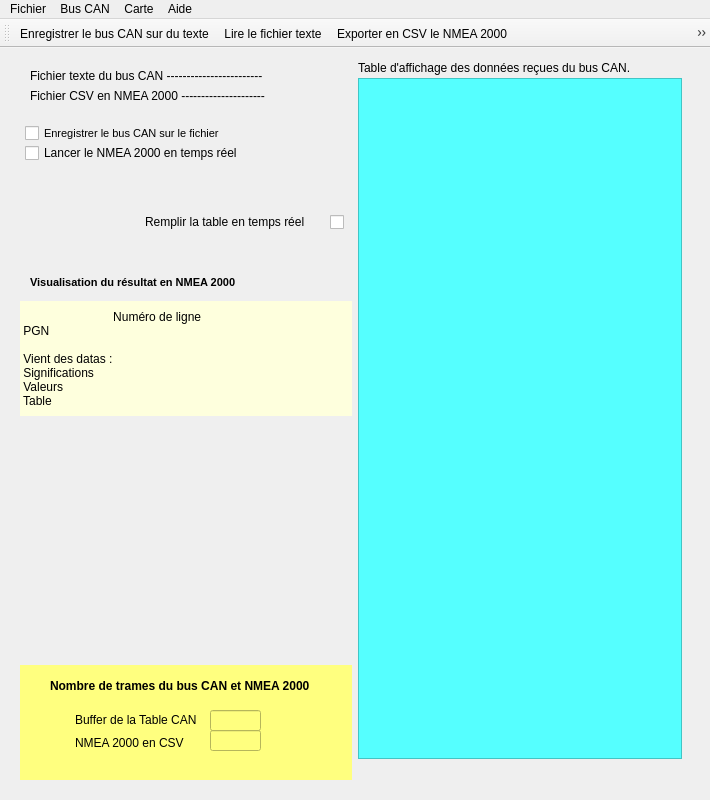
<?xml version="1.0" encoding="UTF-8"?>
<ui version="4.0">
 <author>Alain malvoisin</author>
 <class>MainWindow</class>
 <widget class="QMainWindow" name="MainWindow">
  <property name="geometry">
   <rect>
    <x>0</x>
    <y>0</y>
    <width>710</width>
    <height>800</height>
   </rect>
  </property>
  <property name="minimumSize">
   <size>
    <width>710</width>
    <height>0</height>
   </size>
  </property>
  <property name="maximumSize">
   <size>
    <width>850</width>
    <height>16777215</height>
   </size>
  </property>
  <property name="windowTitle">
   <string>CAN bus et NMEA 2000 en temps réél</string>
  </property>
  <property name="windowIcon">
   <iconset>
    <selectedon>:/icones/ps2.png</selectedon>
   </iconset>
  </property>
  <widget class="QWidget" name="centralwidget">
   <layout class="QGridLayout" name="gridLayout">
    <property name="leftMargin">
     <number>20</number>
    </property>
    <property name="topMargin">
     <number>10</number>
    </property>
    <property name="rightMargin">
     <number>20</number>
    </property>
    <property name="bottomMargin">
     <number>20</number>
    </property>
    <item row="0" column="0" colspan="2">
     <widget class="QWidget" name="widget_5" native="true">
      <widget class="QLabel" name="lab_connection">
       <property name="geometry">
        <rect>
         <x>10</x>
         <y>0</y>
         <width>316</width>
         <height>41</height>
        </rect>
       </property>
       <property name="font">
        <font>
         <pointsize>10</pointsize>
         <bold>true</bold>
        </font>
       </property>
       <property name="styleSheet">
        <string notr="true">color: rgb(255, 85, 0);</string>
       </property>
       <property name="text">
        <string/>
       </property>
      </widget>
      <widget class="QLabel" name="lab_file">
       <property name="geometry">
        <rect>
         <x>10</x>
         <y>10</y>
         <width>321</width>
         <height>16</height>
        </rect>
       </property>
       <property name="text">
        <string>Fichier texte du bus CAN ------------------------</string>
       </property>
      </widget>
      <widget class="QLabel" name="lab_csv">
       <property name="geometry">
        <rect>
         <x>10</x>
         <y>30</y>
         <width>321</width>
         <height>16</height>
        </rect>
       </property>
       <property name="text">
        <string>Fichier CSV en NMEA 2000 ---------------------</string>
       </property>
      </widget>
      <widget class="QWidget" name="widget_6" native="true">
       <property name="geometry">
        <rect>
         <x>0</x>
         <y>-5</y>
         <width>332</width>
         <height>96</height>
        </rect>
       </property>
       <property name="font">
        <font>
         <pointsize>8</pointsize>
         <bold>false</bold>
        </font>
       </property>
       <widget class="QCheckBox" name="check_file">
        <property name="geometry">
         <rect>
          <x>5</x>
          <y>70</y>
          <width>246</width>
          <height>20</height>
         </rect>
        </property>
        <property name="text">
         <string>Enregistrer le bus CAN sur le fichier</string>
        </property>
       </widget>
      </widget>
      <widget class="QCheckBox" name="check_nmea">
       <property name="geometry">
        <rect>
         <x>5</x>
         <y>85</y>
         <width>226</width>
         <height>20</height>
        </rect>
       </property>
       <property name="text">
        <string>Lancer le NMEA 2000 en temps réel</string>
       </property>
      </widget>
     </widget>
    </item>
    <item row="1" column="0" colspan="2">
     <widget class="QWidget" name="widget_4" native="true">
      <widget class="QLabel" name="label_5">
       <property name="geometry">
        <rect>
         <x>10</x>
         <y>95</y>
         <width>261</width>
         <height>16</height>
        </rect>
       </property>
       <property name="font">
        <font>
         <pointsize>8</pointsize>
         <bold>true</bold>
        </font>
       </property>
       <property name="text">
        <string>Visualisation du résultat en NMEA 2000</string>
       </property>
      </widget>
      <widget class="QCheckBox" name="check_buffer">
       <property name="geometry">
        <rect>
         <x>310</x>
         <y>25</y>
         <width>16</width>
         <height>36</height>
        </rect>
       </property>
       <property name="font">
        <font>
         <bold>true</bold>
        </font>
       </property>
       <property name="text">
        <string/>
       </property>
      </widget>
      <widget class="QLabel" name="label_9">
       <property name="geometry">
        <rect>
         <x>125</x>
         <y>35</y>
         <width>181</width>
         <height>16</height>
        </rect>
       </property>
       <property name="text">
        <string>Remplir la table en temps réel</string>
       </property>
      </widget>
     </widget>
    </item>
    <item row="2" column="0" colspan="2">
     <widget class="QLabel" name="lab_octet">
      <property name="sizePolicy">
       <sizepolicy hsizetype="Minimum" vsizetype="Preferred">
        <horstretch>0</horstretch>
        <verstretch>0</verstretch>
       </sizepolicy>
      </property>
      <property name="autoFillBackground">
       <bool>false</bool>
      </property>
      <property name="styleSheet">
       <string notr="true">background-color: rgb(254, 255, 221);</string>
      </property>
      <property name="lineWidth">
       <number>1</number>
      </property>
      <property name="text">
       <string>                            Numéro de ligne
 PGN

 Vient des datas :
 Significations
 Valeurs
 Table</string>
      </property>
      <property name="wordWrap">
       <bool>true</bool>
      </property>
     </widget>
    </item>
    <item row="5" column="0" colspan="2">
     <widget class="QWidget" name="widget" native="true">
      <property name="styleSheet">
       <string notr="true">background-color: rgb(255, 255, 127);</string>
      </property>
      <widget class="QLineEdit" name="line_nmea">
       <property name="geometry">
        <rect>
         <x>190</x>
         <y>65</y>
         <width>51</width>
         <height>21</height>
        </rect>
       </property>
      </widget>
      <widget class="QLineEdit" name="line_table">
       <property name="geometry">
        <rect>
         <x>190</x>
         <y>45</y>
         <width>51</width>
         <height>21</height>
        </rect>
       </property>
      </widget>
      <widget class="QLabel" name="label_2">
       <property name="geometry">
        <rect>
         <x>55</x>
         <y>70</y>
         <width>121</width>
         <height>16</height>
        </rect>
       </property>
       <property name="text">
        <string>NMEA 2000 en CSV</string>
       </property>
      </widget>
      <widget class="QLabel" name="label_3">
       <property name="geometry">
        <rect>
         <x>55</x>
         <y>45</y>
         <width>131</width>
         <height>20</height>
        </rect>
       </property>
       <property name="text">
        <string>Buffer de la Table CAN</string>
       </property>
      </widget>
      <widget class="QLabel" name="lab_trame">
       <property name="geometry">
        <rect>
         <x>30</x>
         <y>10</y>
         <width>316</width>
         <height>21</height>
        </rect>
       </property>
       <property name="font">
        <font>
         <bold>true</bold>
        </font>
       </property>
       <property name="autoFillBackground">
        <bool>false</bool>
       </property>
       <property name="text">
        <string>Nombre de trames du bus CAN et NMEA 2000</string>
       </property>
      </widget>
     </widget>
    </item>
    <item row="0" column="3" rowspan="6" colspan="2">
     <layout class="QVBoxLayout" name="verticalLayout">
      <item>
       <widget class="QWidget" name="widget_2" native="true">
        <widget class="QTableView" name="table_can">
         <property name="geometry">
          <rect>
           <x>0</x>
           <y>20</y>
           <width>324</width>
           <height>681</height>
          </rect>
         </property>
         <property name="minimumSize">
          <size>
           <width>310</width>
           <height>0</height>
          </size>
         </property>
         <property name="styleSheet">
          <string notr="true">background-color: rgb(85, 255, 255);</string>
         </property>
         <attribute name="horizontalHeaderMinimumSectionSize">
          <number>24</number>
         </attribute>
         <attribute name="verticalHeaderVisible">
          <bool>false</bool>
         </attribute>
         <attribute name="verticalHeaderDefaultSectionSize">
          <number>30</number>
         </attribute>
        </widget>
        <widget class="QLabel" name="label_4">
         <property name="geometry">
          <rect>
           <x>0</x>
           <y>0</y>
           <width>316</width>
           <height>20</height>
          </rect>
         </property>
         <property name="text">
          <string>Table d'affichage des données reçues du bus CAN.</string>
         </property>
        </widget>
       </widget>
      </item>
     </layout>
    </item>
    <item row="3" column="0" rowspan="2" colspan="2">
     <widget class="QWidget" name="widget_3" native="true">
      <widget class="QLabel" name="label_10">
       <property name="geometry">
        <rect>
         <x>105</x>
         <y>80</y>
         <width>66</width>
         <height>81</height>
        </rect>
       </property>
       <property name="text">
        <string/>
       </property>
       <property name="pixmap">
        <pixmap>images/VoilierImage2.png</pixmap>
       </property>
       <property name="scaledContents">
        <bool>true</bool>
       </property>
      </widget>
      <widget class="QLabel" name="label_7">
       <property name="geometry">
        <rect>
         <x>155</x>
         <y>65</y>
         <width>66</width>
         <height>81</height>
        </rect>
       </property>
       <property name="text">
        <string/>
       </property>
       <property name="pixmap">
        <pixmap>images/VoilierImage.png</pixmap>
       </property>
       <property name="scaledContents">
        <bool>true</bool>
       </property>
      </widget>
      <zorder>label_7</zorder>
      <zorder>label_10</zorder>
     </widget>
    </item>
   </layout>
  </widget>
  <widget class="QMenuBar" name="menubar">
   <property name="geometry">
    <rect>
     <x>0</x>
     <y>0</y>
     <width>710</width>
     <height>22</height>
    </rect>
   </property>
   <widget class="QMenu" name="menuFichier">
    <property name="title">
     <string>Fichier</string>
    </property>
    <addaction name="actionOuvrir"/>
    <addaction name="actionVoir"/>
    <addaction name="actionExport"/>
    <addaction name="actionImporter"/>
    <addaction name="separator"/>
    <addaction name="actionQuitter"/>
   </widget>
   <widget class="QMenu" name="menuTable">
    <property name="title">
     <string>Aide</string>
    </property>
    <addaction name="actionAbout"/>
   </widget>
   <widget class="QMenu" name="menuBus_CAN">
    <property name="title">
     <string>Bus CAN</string>
    </property>
    <addaction name="actionOpen"/>
    <addaction name="actionClose"/>
    <addaction name="actionRead"/>
    <addaction name="actionStop"/>
    <addaction name="separator"/>
    <addaction name="actionStatus"/>
   </widget>
   <widget class="QMenu" name="menuCarte">
    <property name="title">
     <string>Carte</string>
    </property>
    <addaction name="actionMap"/>
   </widget>
   <addaction name="menuFichier"/>
   <addaction name="menuBus_CAN"/>
   <addaction name="menuCarte"/>
   <addaction name="menuTable"/>
  </widget>
  <widget class="QToolBar" name="toolBar">
   <property name="windowTitle">
    <string>toolBar</string>
   </property>
   <attribute name="toolBarArea">
    <enum>TopToolBarArea</enum>
   </attribute>
   <attribute name="toolBarBreak">
    <bool>false</bool>
   </attribute>
   <addaction name="actionOuvrir"/>
   <addaction name="actionVoir"/>
   <addaction name="actionExport"/>
   <addaction name="actionImporter"/>
   <addaction name="separator"/>
   <addaction name="actionOpen"/>
   <addaction name="actionClose"/>
   <addaction name="actionRead"/>
   <addaction name="actionStop"/>
   <addaction name="actionMap"/>
   <addaction name="actionStatus"/>
   <addaction name="separator"/>
   <addaction name="actionQuitter"/>
  </widget>
  <action name="actionQuitter">
   <property name="checkable">
    <bool>true</bool>
   </property>
   <property name="icon">
    <iconset>
     <normaloff>icones/sortie.png</normaloff>icones/sortie.png</iconset>
   </property>
   <property name="text">
    <string>Quitter</string>
   </property>
   <property name="toolTip">
    <string>Quitter l'application</string>
   </property>
   <property name="shortcut">
    <string>Ctrl+Q</string>
   </property>
  </action>
  <action name="actionImporter">
   <property name="icon">
    <iconset>
     <normaloff>icones/Table.ico</normaloff>icones/Table.ico</iconset>
   </property>
   <property name="text">
    <string>Importer le texte CAN sur la table</string>
   </property>
   <property name="toolTip">
    <string>Importer le fchier CAN dans la table</string>
   </property>
   <property name="shortcut">
    <string>Ctrl+I</string>
   </property>
  </action>
  <action name="actionVoir">
   <property name="icon">
    <iconset>
     <normaloff>../GUI_Alain/icones/Lire.png</normaloff>../GUI_Alain/icones/Lire.png</iconset>
   </property>
   <property name="text">
    <string>Lire le fichier texte</string>
   </property>
   <property name="toolTip">
    <string>Lire le fichier du bus CAN</string>
   </property>
   <property name="shortcut">
    <string>Ctrl+T</string>
   </property>
  </action>
  <action name="actionOuvrir">
   <property name="icon">
    <iconset>
     <normaloff>icones/Ouvir.gif</normaloff>icones/Ouvir.gif</iconset>
   </property>
   <property name="text">
    <string>Enregistrer le bus CAN sur du texte</string>
   </property>
   <property name="toolTip">
    <string>Ouvrir un fichier texte</string>
   </property>
   <property name="shortcut">
    <string>Ctrl+E</string>
   </property>
  </action>
  <action name="actionOpen">
   <property name="icon">
    <iconset>
     <normaloff>icones/OpenMal.gif</normaloff>icones/OpenMal.gif</iconset>
   </property>
   <property name="text">
    <string>Ouvre l'dapatateur</string>
   </property>
   <property name="toolTip">
    <string>Ouvre l'adaptateur CAN</string>
   </property>
   <property name="shortcut">
    <string>Ctrl+O</string>
   </property>
  </action>
  <action name="actionClose">
   <property name="icon">
    <iconset>
     <normaloff>icones/CloseMal.gif</normaloff>icones/CloseMal.gif</iconset>
   </property>
   <property name="text">
    <string>Ferme l'adaptateur</string>
   </property>
   <property name="toolTip">
    <string>Ferme l'adaptateur CAN</string>
   </property>
   <property name="shortcut">
    <string>Ctrl+C</string>
   </property>
  </action>
  <action name="actionRead">
   <property name="icon">
    <iconset>
     <normaloff>icones/Talk.gif</normaloff>icones/Talk.gif</iconset>
   </property>
   <property name="text">
    <string>Lecture du  bus CAN</string>
   </property>
   <property name="toolTip">
    <string>Lecture sur le bus CAN</string>
   </property>
   <property name="shortcut">
    <string>Ctrl+R</string>
   </property>
  </action>
  <action name="actionStatus">
   <property name="icon">
    <iconset>
     <normaloff>icones/Status.png</normaloff>icones/Status.png</iconset>
   </property>
   <property name="text">
    <string>Lire le Status</string>
   </property>
   <property name="toolTip">
    <string>Lire le Status du bus CAN</string>
   </property>
   <property name="shortcut">
    <string>Ctrl+L</string>
   </property>
  </action>
  <action name="actionStop">
   <property name="icon">
    <iconset>
     <normaloff>icones/STOP.gif</normaloff>icones/STOP.gif</iconset>
   </property>
   <property name="text">
    <string>STOP la lecture</string>
   </property>
   <property name="toolTip">
    <string>STOP la lecture CAN</string>
   </property>
   <property name="shortcut">
    <string>Ctrl+S</string>
   </property>
  </action>
  <action name="actionAbout">
   <property name="icon">
    <iconset>
     <normaloff>icones/ps2.png</normaloff>icones/ps2.png</iconset>
   </property>
   <property name="text">
    <string>A propos</string>
   </property>
   <property name="shortcut">
    <string>Ctrl+A</string>
   </property>
  </action>
  <action name="actionExport">
   <property name="icon">
    <iconset>
     <normaloff>icones/csv.gif</normaloff>icones/csv.gif</iconset>
   </property>
   <property name="text">
    <string>Exporter en CSV le NMEA 2000</string>
   </property>
   <property name="toolTip">
    <string>Exporter NMEA 2000 vers un CSV</string>
   </property>
   <property name="shortcut">
    <string>Ctrl+N</string>
   </property>
  </action>
  <action name="actionMap">
   <property name="icon">
    <iconset>
     <normaloff>icones/VoilierImage.png</normaloff>icones/VoilierImage.png</iconset>
   </property>
   <property name="text">
    <string>Voir la carte</string>
   </property>
   <property name="toolTip">
    <string>Voir le voilier sur la carte</string>
   </property>
  </action>
 </widget>
 <resources>
  <include location="../GUI_Alain/images/alain.qrc"/>
 </resources>
 <connections/>
</ui>
